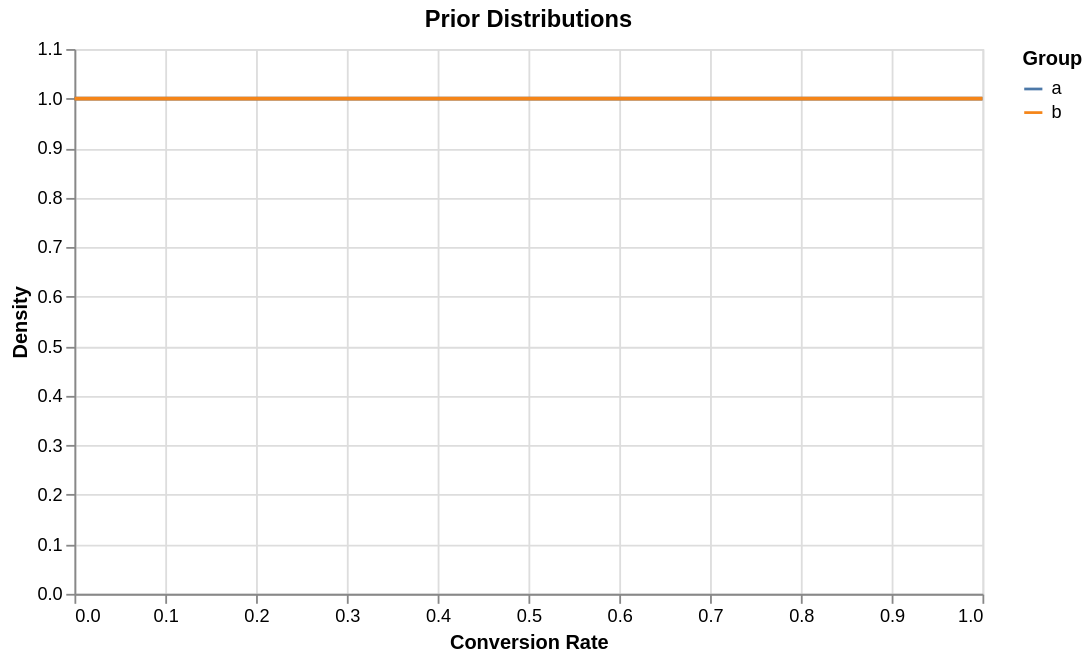

Here is the notebook cell this chart was saved with:
### Code cell
def prior_pdf(alpha, beta, n_points=500):
    prior = stats.beta(alpha, beta)
    mean = prior.mean()
    std = prior.std()
    x = np.linspace(max(0, mean - 4 * std), min(1, mean + 4 * std), n_points)
    return x, prior.pdf(x)

x_prior_a, pdf_prior_a = prior_pdf(prior_alpha_a, prior_beta_a)
x_prior_b, pdf_prior_b = prior_pdf(prior_alpha_b, prior_beta_b)

prior_df = pl.concat(
    [
        pl.DataFrame({"group": "a", "x": x_prior_a, "density": pdf_prior_a}),
        pl.DataFrame({"group": "b", "x": x_prior_b, "density": pdf_prior_b}),
    ]
)

(
    alt.Chart(prior_df, title="Prior Distributions")
    .mark_line()
    .encode(
        x=alt.X("x:Q", title="Conversion Rate"),
        y=alt.Y("density:Q", title="Density"),
        color=alt.Color("group:N", title="Group"),
    )
    .properties(width=500, height=300)
)

### Figure 1 — Vega specification as saved in the notebook (floating-point values rounded to 4 significant figures; data arrays with more than 128 entries replaced by an {"elided": "..."} marker saying what was removed)
{"$schema": "https://vega.github.io/schema/vega/v6.json", "axes": [{"aria": false, "domain": false, "grid": true, "gridScale": "y", "labels": false, "maxExtent": 0, "minExtent": 0, "orient": "bottom", "scale": "x", "tickCount": {"signal": "ceil(width/40)"}, "ticks": false, "zindex": 0}, {"aria": false, "domain": false, "grid": true, "gridScale": "x", "labels": false, "maxExtent": 0, "minExtent": 0, "orient": "left", "scale": "y", "tickCount": {"signal": "ceil(height/40)"}, "ticks": false, "zindex": 0}, {"grid": false, "labelFlush": true, "labelOverlap": true, "orient": "bottom", "scale": "x", "tickCount": {"signal": "ceil(width/40)"}, "title": "Conversion Rate", "zindex": 0}, {"grid": false, "labelOverlap": true, "orient": "left", "scale": "y", "tickCount": {"signal": "ceil(height/40)"}, "title": "Density", "zindex": 0}], "background": "transparent", "data": [{"name": "source_0", "values": {"elided": "1000 records"}}, {"name": "source_0_x_domain_x", "values": [{"max": 1.0, "min": 0.0}]}, {"name": "source_0_y_domain_density", "values": [{"max": 1.0, "min": 1.0}]}, {"name": "source_0_color_domain_group", "values": [{"group": "a"}, {"group": "b"}]}], "height": 300, "legends": [{"stroke": "color", "symbolType": "stroke", "title": "Group"}], "marks": [{"encode": {"update": {"height": {"field": {"datum": null, "group": "height", "parent": null, "signal": null}}, "width": {"field": {"datum": null, "group": "width", "parent": null, "signal": null}}}}, "from": {"facet": {"data": "source_0", "groupby": ["group"], "name": "faceted_path_main"}}, "marks": [{"encode": {"update": {"defined": {"signal": "isValid(datum[\"x\"]) && isFinite(+datum[\"x\"]) && isValid(datum[\"density\"]) && isFinite(+datum[\"density\"])"}, "stroke": {"field": "group", "scale": "color"}, "x": {"field": "x", "scale": "x"}, "y": {"field": "density", "scale": "y"}}}, "from": {"data": "faceted_path_main"}, "name": "marks", "sort": {"field": "x"}, "style": ["line"], "type": "line"}], "name": "pathgroup", "type": "group"}], "padding": 5, "scales": [{"domain": [{"signal": "(data(\"source_0_x_domain_x\")[0] || {}).min"}, {"signal": "(data(\"source_0_x_domain_x\")[0] || {}).max"}], "name": "x", "nice": true, "range": [0, {"signal": "width"}], "type": "linear", "zero": false}, {"domain": [{"signal": "(data(\"source_0_y_domain_density\")[0] || {}).min"}, {"signal": "(data(\"source_0_y_domain_density\")[0] || {}).max"}], "name": "y", "nice": true, "range": [{"signal": "height"}, 0], "type": "linear", "zero": true}, {"domain": {"data": "source_0_color_domain_group", "field": "group", "sort": true}, "name": "color", "range": "category", "type": "ordinal"}], "style": "cell", "title": {"frame": "group", "text": "Prior Distributions"}, "usermeta": {"embedOptions": {}}, "width": 500}
